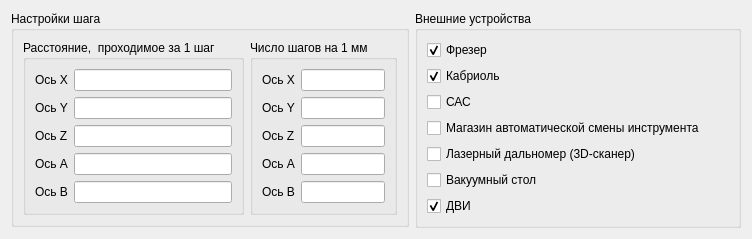
          <widget class="QWidget" name="tab">
           <attribute name="title">
            <string>Настройки электроники</string>
           </attribute>
           <layout class="QHBoxLayout" name="horizontalLayout_3">
            <item>
             <widget class="QGroupBox" name="groupBox_3">
              <property name="sizePolicy">
               <sizepolicy hsizetype="Preferred" vsizetype="Fixed">
                <horstretch>1</horstretch>
                <verstretch>0</verstretch>
               </sizepolicy>
              </property>
              <property name="title">
               <string>Настройки шага</string>
              </property>
              <layout class="QHBoxLayout" name="horizontalLayout_4">
               <item>
                <widget class="QGroupBox" name="groupBox_11">
                 <property name="sizePolicy">
                  <sizepolicy hsizetype="Preferred" vsizetype="Fixed">
                   <horstretch>0</horstretch>
                   <verstretch>0</verstretch>
                  </sizepolicy>
                 </property>
                 <property name="title">
                  <string>Расстояние,  проходимое за 1 шаг</string>
                 </property>
                 <layout class="QGridLayout" name="gridLayout_10">
                  <item row="1" column="2">
                   <widget class="QLineEdit" name="lineEdit"/>
                  </item>
                  <item row="6" column="2">
                   <widget class="QLineEdit" name="lineEdit_5"/>
                  </item>
                  <item row="3" column="0">
                   <widget class="QLabel" name="label_41">
                    <property name="text">
                     <string>Ось Z</string>
                    </property>
                   </widget>
                  </item>
                  <item row="5" column="2">
                   <widget class="QLineEdit" name="lineEdit_4"/>
                  </item>
                  <item row="2" column="2">
                   <widget class="QLineEdit" name="lineEdit_2"/>
                  </item>
                  <item row="3" column="2">
                   <widget class="QLineEdit" name="lineEdit_3"/>
                  </item>
                  <item row="5" column="0">
                   <widget class="QLabel" name="label_45">
                    <property name="text">
                     <string>Ось A</string>
                    </property>
                   </widget>
                  </item>
                  <item row="1" column="0">
                   <widget class="QLabel" name="label_43">
                    <property name="text">
                     <string>Ось X</string>
                    </property>
                   </widget>
                  </item>
                  <item row="2" column="0">
                   <widget class="QLabel" name="label_42">
                    <property name="text">
                     <string>Ось Y</string>
                    </property>
                   </widget>
                  </item>
                  <item row="6" column="0">
                   <widget class="QLabel" name="label_44">
                    <property name="text">
                     <string>Ось B</string>
                    </property>
                   </widget>
                  </item>
                 </layout>
                </widget>
               </item>
               <item>
                <widget class="QGroupBox" name="groupBox_10">
                 <property name="sizePolicy">
                  <sizepolicy hsizetype="Preferred" vsizetype="Fixed">
                   <horstretch>0</horstretch>
                   <verstretch>0</verstretch>
                  </sizepolicy>
                 </property>
                 <property name="title">
                  <string>Число шагов на 1 мм</string>
                 </property>
                 <layout class="QGridLayout" name="gridLayout_11">
                  <item row="4" column="0">
                   <widget class="QLabel" name="label_6">
                    <property name="text">
                     <string>Ось A</string>
                    </property>
                   </widget>
                  </item>
                  <item row="5" column="0">
                   <widget class="QLabel" name="label_37">
                    <property name="text">
                     <string>Ось B</string>
                    </property>
                   </widget>
                  </item>
                  <item row="1" column="0">
                   <widget class="QLabel" name="label_39">
                    <property name="text">
                     <string>Ось Y</string>
                    </property>
                   </widget>
                  </item>
                  <item row="0" column="0">
                   <widget class="QLabel" name="label_38">
                    <property name="text">
                     <string>Ось X</string>
                    </property>
                   </widget>
                  </item>
                  <item row="2" column="0">
                   <widget class="QLabel" name="label_40">
                    <property name="text">
                     <string>Ось Z</string>
                    </property>
                   </widget>
                  </item>
                  <item row="5" column="1">
                   <widget class="QLineEdit" name="lineEdit_10"/>
                  </item>
                  <item row="4" column="1">
                   <widget class="QLineEdit" name="lineEdit_9"/>
                  </item>
                  <item row="2" column="1">
                   <widget class="QLineEdit" name="lineEdit_8"/>
                  </item>
                  <item row="1" column="1">
                   <widget class="QLineEdit" name="lineEdit_7"/>
                  </item>
                  <item row="0" column="1">
                   <widget class="QLineEdit" name="lineEdit_6"/>
                  </item>
                 </layout>
                </widget>
               </item>
              </layout>
             </widget>
            </item>
            <item>
             <widget class="QGroupBox" name="groupBox_4">
              <property name="sizePolicy">
               <sizepolicy hsizetype="Preferred" vsizetype="Fixed">
                <horstretch>1</horstretch>
                <verstretch>0</verstretch>
               </sizepolicy>
              </property>
              <property name="title">
               <string>Внешние устройства</string>
              </property>
              <layout class="QGridLayout" name="gridLayout_9">
               <item row="2" column="0">
                <widget class="QCheckBox" name="checkBox_3">
                 <property name="text">
                  <string>САС</string>
                 </property>
                </widget>
               </item>
               <item row="3" column="0">
                <widget class="QCheckBox" name="checkBox_4">
                 <property name="text">
                  <string>Магазин автоматической смены инструмента</string>
                 </property>
                </widget>
               </item>
               <item row="4" column="0">
                <widget class="QCheckBox" name="checkBox_5">
                 <property name="text">
                  <string>Лазерный дальномер (3D-сканер)</string>
                 </property>
                </widget>
               </item>
               <item row="0" column="0">
                <widget class="QCheckBox" name="checkBox">
                 <property name="text">
                  <string>Фрезер</string>
                 </property>
                 <property name="checked">
                  <bool>true</bool>
                 </property>
                </widget>
               </item>
               <item row="1" column="0">
                <widget class="QCheckBox" name="checkBox_2">
                 <property name="text">
                  <string>Кабриоль</string>
                 </property>
                 <property name="checked">
                  <bool>true</bool>
                 </property>
                </widget>
               </item>
               <item row="5" column="0">
                <widget class="QCheckBox" name="checkBox_6">
                 <property name="text">
                  <string>Вакуумный стол</string>
                 </property>
                </widget>
               </item>
               <item row="6" column="0">
                <widget class="QCheckBox" name="checkBox_7">
                 <property name="text">
                  <string>ДВИ</string>
                 </property>
                 <property name="checked">
                  <bool>true</bool>
                 </property>
                </widget>
               </item>
              </layout>
             </widget>
            </item>
           </layout>
          </widget>
